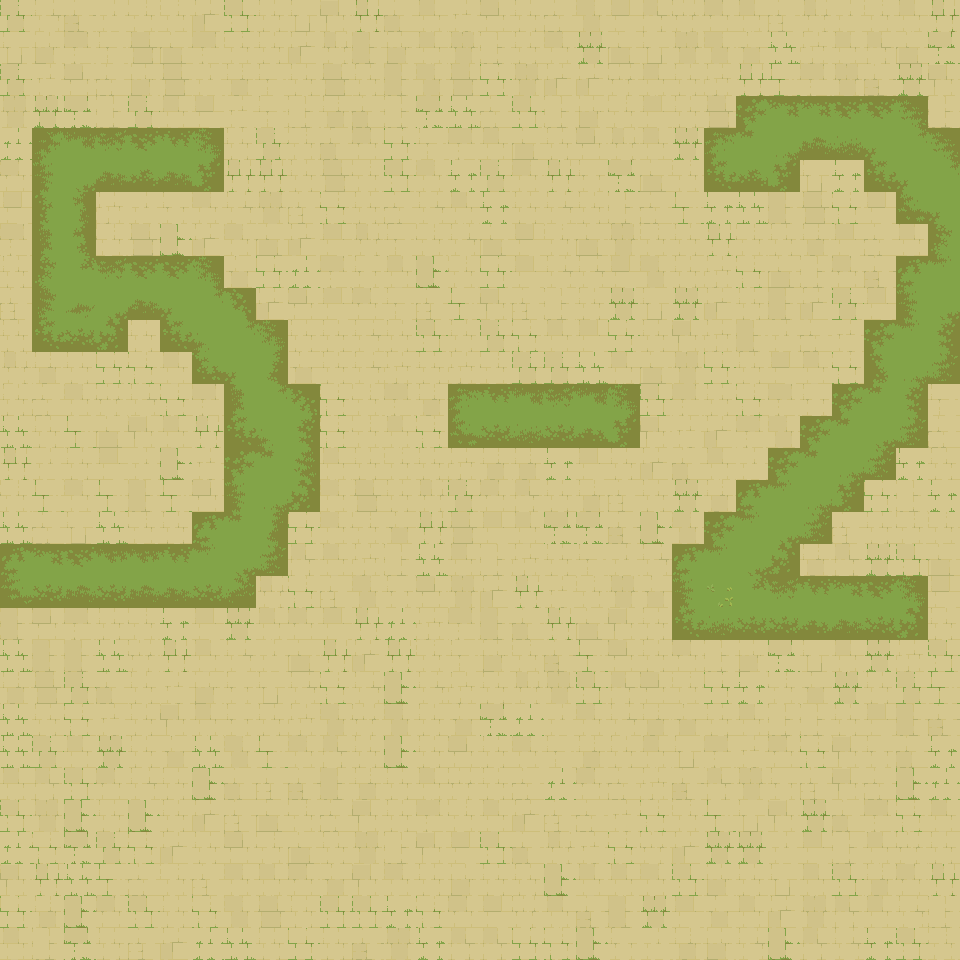

This is a level from a 2D game, rendered from its Tiled map with the project's own tilesets. A one-line summary and the map file follow, with tile-layer data summarised:
An orthogonal 30x30 tile map with 32x32 px tiles, 4 tile layers (ground, water, walls-1-2-3-4, walls-5-6-7-8), 18 tilesets and 810 objects (810x water).

<map version="1.10" tiledversion="1.10.1" orientation="orthogonal" renderorder="right-down" width="30" height="30" tilewidth="32" tileheight="32" infinite="0" nextlayerid="17" nextobjectid="862">
 <properties>
  <property name="AutomappingRadius" type="int" value="4" />
 </properties>
 <tileset firstgid="1" source="Terrain - Ancient Ruins.tsx" />
 <tileset firstgid="2210" source="Ancient Ruins-Tileset - wall 1.tsx" />
 <tileset firstgid="2450" source="Ancient Ruins-Tileset - wall 3.tsx" />
 <tileset firstgid="2690" source="Ancient Ruins-Tileset - wall 4.tsx" />
 <tileset firstgid="2930" source="Ancient Ruins-Tileset - wall 5.tsx" />
 <tileset firstgid="3170" source="Ancient Ruins-Tileset - wall 6.tsx" />
 <tileset firstgid="3410" source="Ancient Ruins-Tileset - wall 7.tsx" />
 <tileset firstgid="3650" source="Ancient Ruins-Tileset - wall 8.tsx" />
 <tileset firstgid="3890" source="Ancient Ruins-Animated Terrains-16 frames.tsx" />
 <tileset firstgid="6230" source="Ancient Ruins-Animated Terrains-16 frames-with transparency.tsx" />
 <tileset firstgid="8570" source="Ancient Ruins-Animated Terrains-8 frames.tsx" />
 <tileset firstgid="9527" source="Ancient Ruins-Animated Terrains-8 frames-with transparency.tsx" />
 <tileset firstgid="10484" source="Ancient Ruins-Animated Terrains2-16 frames.tsx" />
 <tileset firstgid="12824" source="Ancient Ruins-Animated Terrains2-8 frames.tsx" />
 <tileset firstgid="13781" source="Ancient Ruins-Animated Terrains2-8 frames-with transparency.tsx" />
 <tileset firstgid="14738" source="Ancient Ruins-Animated Terrains2-16 frames-with transparency.tsx" />
 <tileset firstgid="17078" source="Ancient Ruins-Tileset-Terrain2.tsx" />
 <tileset firstgid="21108" source="Ancient Ruins-Tileset - wall 2.tsx" />
 <layer id="13" name="ground" width="30" height="30">
  <data>[900 cells, 900 non-empty, 103 distinct tile ids]</data>
 </layer>
 <layer id="15" name="water" width="30" height="30">
  <data>[900 cells, 0 non-empty, 0 distinct tile ids]</data>
 </layer>
 <layer id="1" name="walls-1-2-3-4" width="30" height="30">
  <data>[900 cells, 0 non-empty, 0 distinct tile ids]</data>
 </layer>
 <layer id="6" name="walls-5-6-7-8" width="30" height="30">
  <data>[900 cells, 0 non-empty, 0 distinct tile ids]</data>
 </layer>
 <objectgroup id="16" name="objects">
  <object id="52" name="water" x="0" y="0" width="32" height="32" />
  <object id="53" name="water" x="32" y="0" width="32" height="32" />
  <object id="54" name="water" x="0" y="32" width="32" height="32" />
  <object id="55" name="water" x="32" y="32" width="32" height="32" />
  <object id="56" name="water" x="64" y="0" width="32" height="32" />
  <object id="57" name="water" x="64" y="32" width="32" height="32" />
  <object id="58" name="water" x="0" y="64" width="32" height="32" />
  <object id="59" name="water" x="32" y="64" width="32" height="32" />
  <object id="60" name="water" x="64" y="64" width="32" height="32" />
  <object id="61" name="water" x="96" y="0" width="32" height="32" />
  <object id="62" name="water" x="96" y="32" width="32" height="32" />
  <object id="63" name="water" x="96" y="64" width="32" height="32" />
  <object id="64" name="water" x="128" y="0" width="32" height="32" />
  <object id="65" name="water" x="128" y="32" width="32" height="32" />
  <object id="66" name="water" x="128" y="64" width="32" height="32" />
  <object id="67" name="water" x="160" y="0" width="32" height="32" />
  <object id="68" name="water" x="192" y="0" width="32" height="32" />
  <object id="69" name="water" x="160" y="32" width="32" height="32" />
  <object id="70" name="water" x="192" y="32" width="32" height="32" />
  <object id="71" name="water" x="224" y="0" width="32" height="32" />
  <object id="72" name="water" x="224" y="32" width="32" height="32" />
  <object id="73" name="water" x="160" y="64" width="32" height="32" />
  <object id="74" name="water" x="192" y="64" width="32" height="32" />
  <object id="75" name="water" x="224" y="64" width="32" height="32" />
  <object id="76" name="water" x="256" y="0" width="32" height="32" />
  <object id="77" name="water" x="256" y="32" width="32" height="32" />
  <object id="78" name="water" x="256" y="64" width="32" height="32" />
  <object id="79" name="water" x="288" y="0" width="32" height="32" />
  <object id="80" name="water" x="288" y="32" width="32" height="32" />
  <object id="81" name="water" x="288" y="64" width="32" height="32" />
  <object id="82" name="water" x="0" y="96" width="32" height="32" />
  <object id="83" name="water" x="32" y="96" width="32" height="32" />
  <object id="84" name="water" x="0" y="128" width="32" height="32" />
  <object id="85" name="water" x="32" y="128" width="32" height="32" />
  <object id="86" name="water" x="64" y="96" width="32" height="32" />
  <object id="87" name="water" x="64" y="128" width="32" height="32" />
  <object id="88" name="water" x="0" y="160" width="32" height="32" />
  <object id="89" name="water" x="32" y="160" width="32" height="32" />
  <object id="90" name="water" x="64" y="160" width="32" height="32" />
  <object id="91" name="water" x="96" y="96" width="32" height="32" />
  <object id="92" name="water" x="96" y="128" width="32" height="32" />
  <object id="93" name="water" x="96" y="160" width="32" height="32" />
  <object id="94" name="water" x="128" y="96" width="32" height="32" />
  <object id="95" name="water" x="128" y="128" width="32" height="32" />
  <object id="96" name="water" x="128" y="160" width="32" height="32" />
  <object id="97" name="water" x="160" y="96" width="32" height="32" />
  <object id="98" name="water" x="192" y="96" width="32" height="32" />
  <object id="99" name="water" x="160" y="128" width="32" height="32" />
  <object id="100" name="water" x="192" y="128" width="32" height="32" />
  <object id="101" name="water" x="224" y="96" width="32" height="32" />
  <object id="102" name="water" x="224" y="128" width="32" height="32" />
  <object id="103" name="water" x="160" y="160" width="32" height="32" />
  <object id="104" name="water" x="192" y="160" width="32" height="32" />
  <object id="105" name="water" x="224" y="160" width="32" height="32" />
  <object id="106" name="water" x="256" y="96" width="32" height="32" />
  <object id="107" name="water" x="256" y="128" width="32" height="32" />
  <object id="108" name="water" x="256" y="160" width="32" height="32" />
  <object id="109" name="water" x="288" y="96" width="32" height="32" />
  <object id="110" name="water" x="288" y="128" width="32" height="32" />
  <object id="111" name="water" x="288" y="160" width="32" height="32" />
  <object id="112" name="water" x="0" y="192" width="32" height="32" />
  <object id="113" name="water" x="32" y="192" width="32" height="32" />
  <object id="114" name="water" x="0" y="224" width="32" height="32" />
  <object id="115" name="water" x="32" y="224" width="32" height="32" />
  <object id="116" name="water" x="64" y="192" width="32" height="32" />
  <object id="117" name="water" x="64" y="224" width="32" height="32" />
  <object id="118" name="water" x="0" y="256" width="32" height="32" />
  <object id="119" name="water" x="32" y="256" width="32" height="32" />
  <object id="120" name="water" x="64" y="256" width="32" height="32" />
  <object id="121" name="water" x="96" y="192" width="32" height="32" />
  </objectgroup>
</map>
<!-- 740 of 810 objects omitted -->
